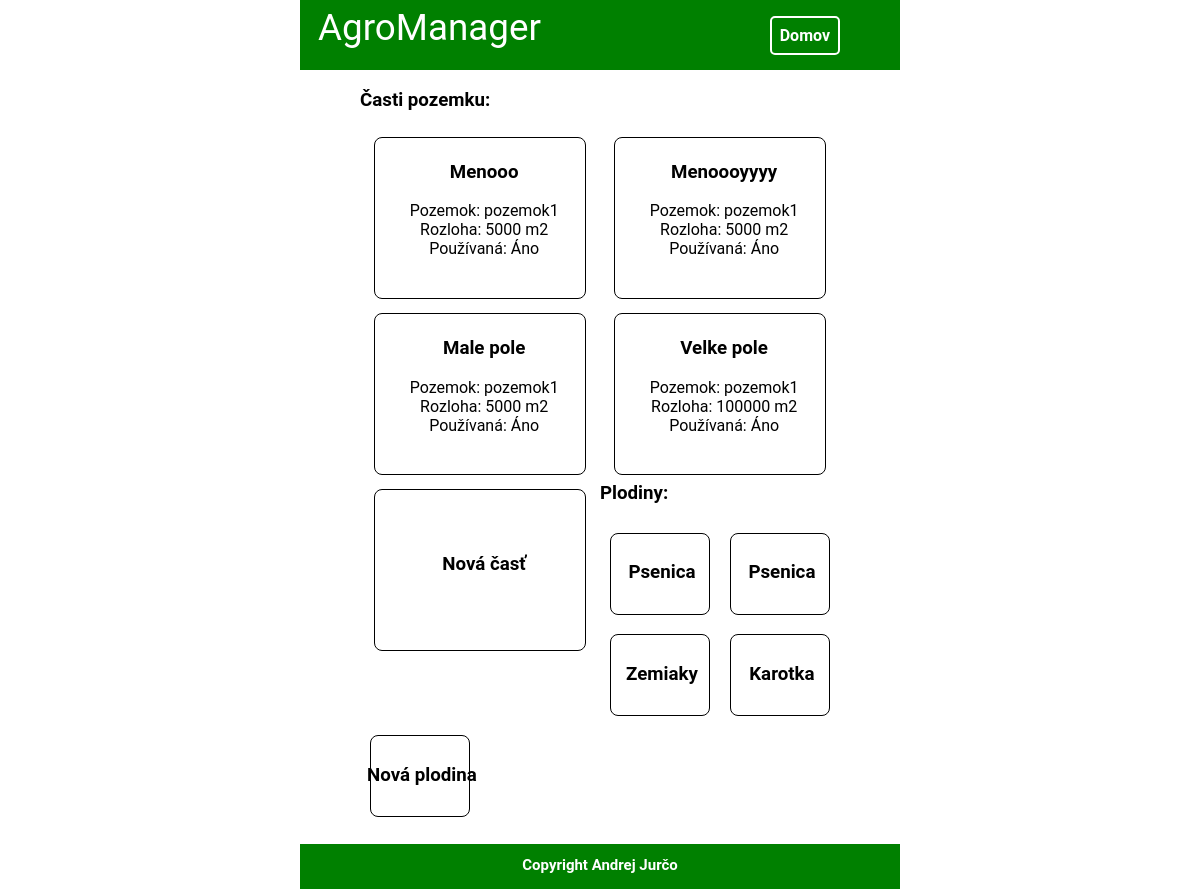
The page /sprava/ on the database as committed earlier.
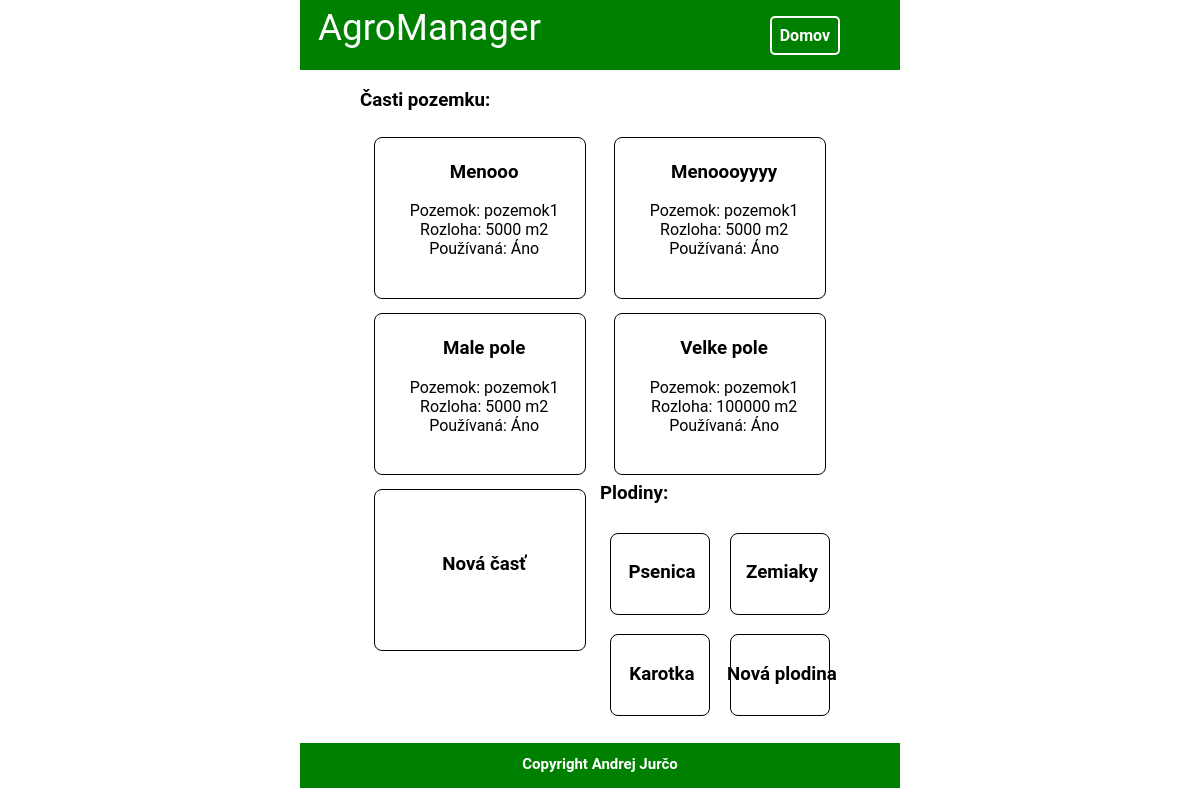
The same page on the database as committed later.
### spravaPoli/model/Cast.py (models this page shows)
class Cast(models.Model):
    meno = models.CharField(max_length=80, default="")
    rozloha = models.PositiveIntegerField("Rozloha (m2)",default=0)
    pouzivany = models.BooleanField(default=True)
    pozemok = models.ForeignKey(Pozemok, on_delete=models.CASCADE)

### spravaPoli/model/Pozemok.py (models this page shows)
class Pozemok(models.Model):
    meno = models.CharField(max_length=80, default="")
    rozloha = models.PositiveIntegerField(default=0)

### spravaPoli/model/Plodina.py (models this page shows)
class Plodina(models.Model):
    meno = models.CharField("Názov plodiny",max_length=80, default="")

### spravaPoli/views.py (the view)
    def prehladPola(request):
        casti = Cast.objects.all()
        plodiny = Plodina.objects.all()
        return render(request, 'spravaPoli/prehladPola.html', {'casti': casti, 'plodiny': plodiny})

### spravaPoli/templates/spravaPoli/prehladPola.html (shortened to what this page needs)
{% extends "general/base.html" %}
{% block content %}
    {% if casti %}
        <h3>Časti pozemku:</h3>
    {% else %}
        <p>Ešte nie sú pridané žiadne časti poľa!</p>
    {% endif %}
    {% for cast in casti %}<div class="OverviewCast">
            <a href="{% url "spravaPoli:prehlad casti" cast.id %}" class ="castLink">
                <h3>{{ cast.meno }}</h3>
                <p>
                    Pozemok: {{ cast.pozemok.meno }}<br>
                    Rozloha: {{ cast.rozloha }} m2<br>
                    Používaná: {% if cast.pouzivany %} Áno {% else %} Nie {% endif %}<br>
                </p>
            </a>
        </div>{% endfor %}
        <div class="OverviewCast">
            <a href="{% url "spravaPoli:nova cast" %}" class ="castLink button1">
                <h3>Nová časť</h3>
            </a>
        </div>
    {% if plodiny %}
        <h3>Plodiny:</h3>
    {% else %}
        <p>Ešte nie sú pridané žiadne plodiny!</p>
    {% endif %}
    {% for plod in plodiny %}<div class="OverviewPlodina">
            <a href={% url 'spravaPoli:prehlad plodiny' plod.id %} class="plodinaLink">
                <h3>{{ plod.meno }}</h3>
            </a>
        </div>{% endfor %}<div class="OverviewPlodina">
        <a href="{% url 'spravaPoli:nova plodina' %}" class="plodinaLink">
            <h3>Nová plodina</h3>
        </a>
    </div>
{% endblock %}

Rows that differ between the two databases and show on the page:
removed Plodina: meno "Psenica"
